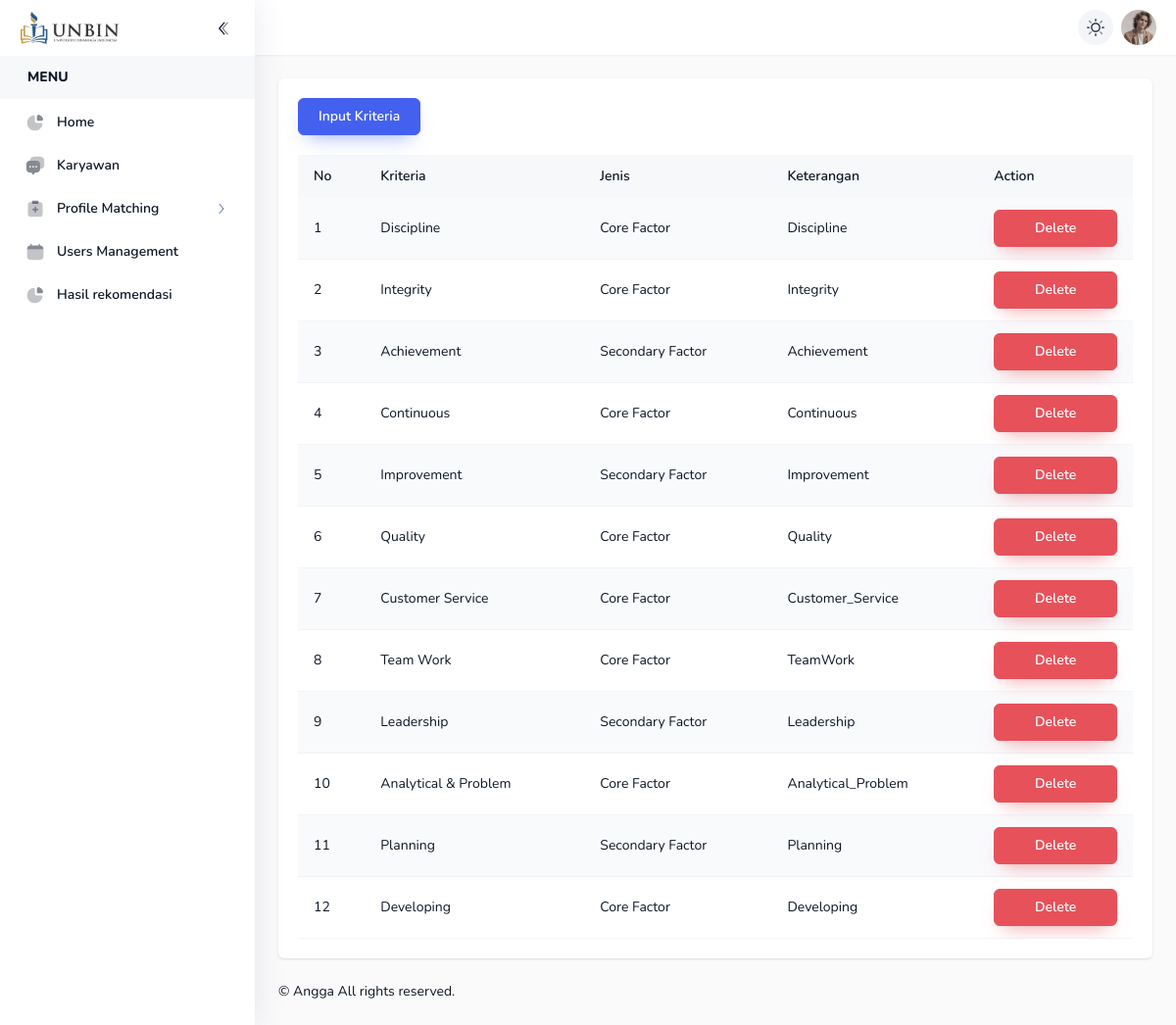
The app's page /index.php?pages=kriteria (signed in) with its own data.
### tables this page shows
CREATE TABLE `kriteria` (
  `id` int(11) NOT NULL,
  `nama` varchar(64) NOT NULL,
  `jenis` enum('cf','sf') NOT NULL,
  `ket` varchar(64) NOT NULL
);

### include/config.php (called while the page is built, shortened)
<?php
$conn = mysqli_connect('localhost', 'root', '', 'db_pma_angga_3');
function query($query)
{
    global $conn;
    $res = mysqli_query($conn, $query);
    $rows = [];
    while ($row = mysqli_fetch_assoc($res)) {
        $rows[] = $row;
    }
    return $rows;
}
?>

### pages/kriteria.php (the view, shortened to what this page needs)
<?php
$kriterias = query("SELECT * FROM kriteria");
?>
<div class="col-md-12 justify-content-center panel">
<div x-data="modal" class="mb-5">
                                    <div class="flex">
                                        <button type="button" class="btn btn-primary" @click="toggle">Input Kriteria</button>
                                    </div>
                                </div>
    <div class="table-responsive">
        <table class="table-striped">
            <thead>
                <tr>
                    <th>No</th>
                    <th>Kriteria</th>
                    <th>Jenis</th>
                    <th>Keterangan</th>
                    <th>Action</th>
                </tr>
            </thead>
            <tbody>
                <?php
                $no=1;
                foreach($kriterias as $kriteria) :
                ?>
                    <tr>
                        <td class="whitespace-nowrap"><?php echo $no++?></td>
                        <td ><?php echo $kriteria['nama']?></td>
                        <td ><?php echo $kriteria['jenis']=='cf'?'Core Factor':'Secondary Factor'?></td>
                        <td ><?php echo $kriteria['ket']?></td>
                        <td>
                            <a href="?pages=kriteria&id=<?=$kriteria["ket"]?>&index=<?=$kriteria["id"]?>" class="btn btn-danger">Delete</a>
                        </td>
                    </tr>
                <?php endforeach; ?>
            </tbody>
        </table>
    </div>
</div>

### records on screen
kriteria: nama "Discipline", jenis "Core Factor", ket "Discipline"
kriteria: nama "Integrity", jenis "Core Factor", ket "Integrity"
kriteria: nama "Achievement", jenis "Secondary Factor", ket "Achievement"
kriteria: nama "Continuous", jenis "Core Factor", ket "Continuous"
kriteria: nama "Improvement", jenis "Secondary Factor", ket "Improvement"
kriteria: nama "Quality", jenis "Core Factor", ket "Quality"
kriteria: nama "Customer Service", jenis "Core Factor", ket "Customer_Service"
kriteria: nama "Team Work", jenis "Core Factor", ket "TeamWork"
kriteria: nama "Leadership", jenis "Secondary Factor", ket "Leadership"
kriteria: nama "Analytical & Problem", jenis "Core Factor", ket "Analytical_Problem"
kriteria: nama "Planning", jenis "Secondary Factor", ket "Planning"
kriteria: nama "Developing", jenis "Core Factor", ket "Developing"
